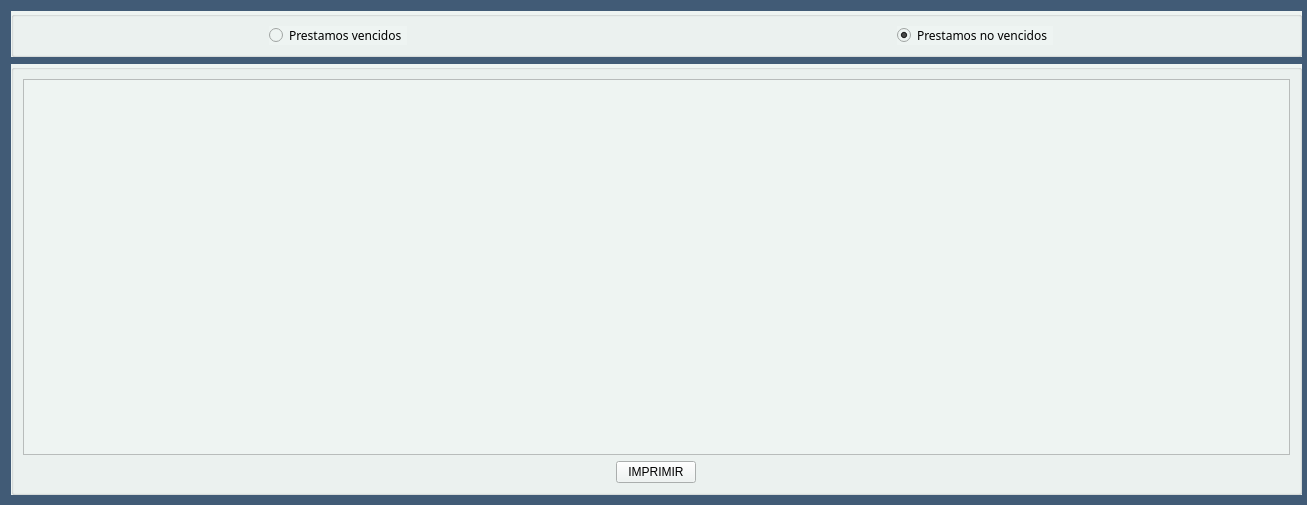
<?xml version="1.0" encoding="UTF-8"?>
<ui version="4.0">
 <class>LoanReport</class>
 <widget class="QMainWindow" name="LoanReport">
  <property name="geometry">
   <rect>
    <x>0</x>
    <y>0</y>
    <width>1307</width>
    <height>505</height>
   </rect>
  </property>
  <property name="minimumSize">
   <size>
    <width>1307</width>
    <height>505</height>
   </size>
  </property>
  <property name="maximumSize">
   <size>
    <width>1307</width>
    <height>505</height>
   </size>
  </property>
  <property name="windowTitle">
   <string>Reporte de prestamos</string>
  </property>
  <property name="windowIcon">
   <iconset resource="images.qrc">
    <normaloff>:/book-flat.ico</normaloff>:/book-flat.ico</iconset>
  </property>
  <property name="styleSheet">
   <string notr="true">
</string>
  </property>
  <widget class="QWidget" name="centralwidget">
   <widget class="QGroupBox" name="gbAction">
    <property name="geometry">
     <rect>
      <x>11</x>
      <y>11</y>
      <width>1291</width>
      <height>46</height>
     </rect>
    </property>
    <property name="styleSheet">
     <string notr="true">background-color: rgb(238, 244, 242);</string>
    </property>
    <property name="title">
     <string/>
    </property>
    <layout class="QHBoxLayout" name="horizontalLayout">
     <item alignment="Qt::AlignHCenter">
      <widget class="QRadioButton" name="rbFinished">
       <property name="font">
        <font>
         <family>Raleway</family>
         <pointsize>9</pointsize>
        </font>
       </property>
       <property name="text">
        <string>Prestamos vencidos</string>
       </property>
       <property name="checked">
        <bool>false</bool>
       </property>
      </widget>
     </item>
     <item alignment="Qt::AlignHCenter">
      <widget class="QRadioButton" name="rbNoFinished">
       <property name="font">
        <font>
         <family>Raleway</family>
         <pointsize>9</pointsize>
        </font>
       </property>
       <property name="text">
        <string>Prestamos no vencidos</string>
       </property>
       <property name="checked">
        <bool>true</bool>
       </property>
      </widget>
     </item>
    </layout>
   </widget>
   <widget class="QGroupBox" name="gbMain">
    <property name="geometry">
     <rect>
      <x>11</x>
      <y>64</y>
      <width>1291</width>
      <height>431</height>
     </rect>
    </property>
    <property name="styleSheet">
     <string notr="true">background-color: rgb(238, 244, 242);</string>
    </property>
    <property name="title">
     <string/>
    </property>
    <layout class="QVBoxLayout" name="verticalLayout">
     <item>
      <widget class="QTableView" name="tvQuery">
       <property name="font">
        <font>
         <family>Raleway</family>
         <pointsize>9</pointsize>
        </font>
       </property>
      </widget>
     </item>
     <item alignment="Qt::AlignHCenter">
      <widget class="QPushButton" name="pushButton">
       <property name="text">
        <string>IMPRIMIR</string>
       </property>
      </widget>
     </item>
    </layout>
   </widget>
   <widget class="QLabel" name="label">
    <property name="geometry">
     <rect>
      <x>-6</x>
      <y>-15</y>
      <width>1321</width>
      <height>521</height>
     </rect>
    </property>
    <property name="styleSheet">
     <string notr="true">background-color: rgb(65, 91, 118);
</string>
    </property>
    <property name="text">
     <string/>
    </property>
   </widget>
   <zorder>label</zorder>
   <zorder>gbAction</zorder>
   <zorder>gbMain</zorder>
  </widget>
 </widget>
 <resources>
  <include location="images.qrc"/>
 </resources>
 <connections/>
</ui>
